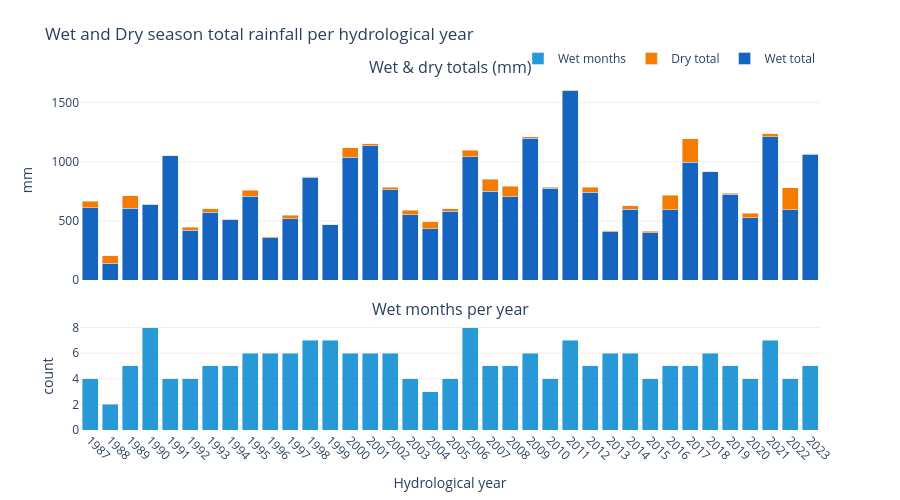

The notebook cell this image was saved under:
### Code cell
from hydroseason.plot import plot_annual_metrics, show

# Stacked wet/dry totals per hydrological year + wet month count
show(plot_annual_metrics(result))

### Figure 1 — Plotly figure (JSON) as saved in the notebook; plotly's stock layout.template omitted (floating-point values rounded to 4 significant figures)
{"data": [{"hovertemplate": "<b>Hydro Year %{x}</b><br>Wet total: %{y:.0f} mm<extra></extra>", "marker": {"color": "#1565C0"}, "name": "Wet total", "type": "bar", "x": ["1987", "1988", "1989", "1990", "1991", "1992", "1993", "1994", "1995", "1996", "1997", "1998", "1999", "2000", "2001", "2002", "2003", "2004", "2005", "2006", "2007", "2008", "2009", "2010", "2011", "2012", "2013", "2014", "2015", "2016", "2017", "2018", "2019", "2020", "2021", "2022", "2023"], "xaxis": "x", "y": [611, 142, 609.5, 641, 1054, 424, 573, 515.6, 710.5, 357.2, 518.9, 868.8, 469.4, 1038.0, 1138.0, 764, 555.3, 435.8, 583.3, 1045.0, 753.3, 704.7, 1202, 775.4, 1600.0, 744.8, 409.2, 598.9, 403, 595.6, 997.2, 916.5, 728, 529.6, 1212.0, 595, 1065.0], "yaxis": "y"}, {"hovertemplate": "<b>Hydro Year %{x}</b><br>Dry total: %{y:.0f} mm<extra></extra>", "marker": {"color": "#F57C00"}, "name": "Dry total", "type": "bar", "x": ["1987", "1988", "1989", "1990", "1991", "1992", "1993", "1994", "1995", "1996", "1997", "1998", "1999", "2000", "2001", "2002", "2003", "2004", "2005", "2006", "2007", "2008", "2009", "2010", "2011", "2012", "2013", "2014", "2015", "2016", "2017", "2018", "2019", "2020", "2021", "2022", "2023"], "xaxis": "x", "y": [56, 63.7, 104.5, 0, 0, 22, 31.6, 0, 49, 10.6, 30.2, 6.2, 0, 81.2, 14, 21, 34.4, 58.8, 22, 52.8, 100.2, 87.7, 10.2, 10, 7.4, 40.9, 10, 30.8, 11.2, 123.4, 198.2, 0, 8.6, 35.8, 25.8, 185, 2], "yaxis": "y"}, {"hovertemplate": "<b>Hydro Year %{x}</b><br>Wet months: %{y}<extra></extra>", "marker": {"color": "#0288D1"}, "name": "Wet months", "opacity": 0.85, "type": "bar", "x": ["1987", "1988", "1989", "1990", "1991", "1992", "1993", "1994", "1995", "1996", "1997", "1998", "1999", "2000", "2001", "2002", "2003", "2004", "2005", "2006", "2007", "2008", "2009", "2010", "2011", "2012", "2013", "2014", "2015", "2016", "2017", "2018", "2019", "2020", "2021", "2022", "2023"], "xaxis": "x2", "y": [4, 2, 5, 8, 4, 4, 5, 5, 6, 6, 6, 7, 7, 6, 6, 6, 4, 3, 4, 8, 5, 5, 6, 4, 7, 5, 6, 6, 4, 5, 5, 6, 5, 4, 7, 4, 5], "yaxis": "y2"}], "layout": {"annotations": [{"font": {"size": 16}, "showarrow": false, "text": "Wet & dry totals (mm)", "x": 0.5, "xanchor": "center", "xref": "paper", "y": 1, "yanchor": "bottom", "yref": "paper"}, {"font": {"size": 16}, "showarrow": false, "text": "Wet months per year", "x": 0.5, "xanchor": "center", "xref": "paper", "y": 0.308, "yanchor": "bottom", "yref": "paper"}], "barmode": "stack", "dragmode": "pan", "height": 500, "hoverlabel": {"bgcolor": "white"}, "legend": {"orientation": "h", "x": 1, "xanchor": "right", "y": 1.02, "yanchor": "bottom"}, "margin": {"b": 60, "t": 80}, "paper_bgcolor": "white", "plot_bgcolor": "white", "title": {"text": "Wet and Dry season total rainfall per hydrological year"}, "xaxis": {"anchor": "y", "domain": [0, 1], "matches": "x2", "showgrid": false, "showticklabels": false, "tickangle": 45}, "xaxis2": {"anchor": "y2", "domain": [0, 1], "showgrid": false, "tickangle": 45, "title": {"text": "Hydrological year"}}, "yaxis": {"anchor": "x", "domain": [0.428, 1], "gridcolor": "#EEEEEE", "showgrid": true, "title": {"text": "mm"}}, "yaxis2": {"anchor": "x2", "domain": [0, 0.308], "gridcolor": "#EEEEEE", "showgrid": true, "title": {"text": "count"}}}}
